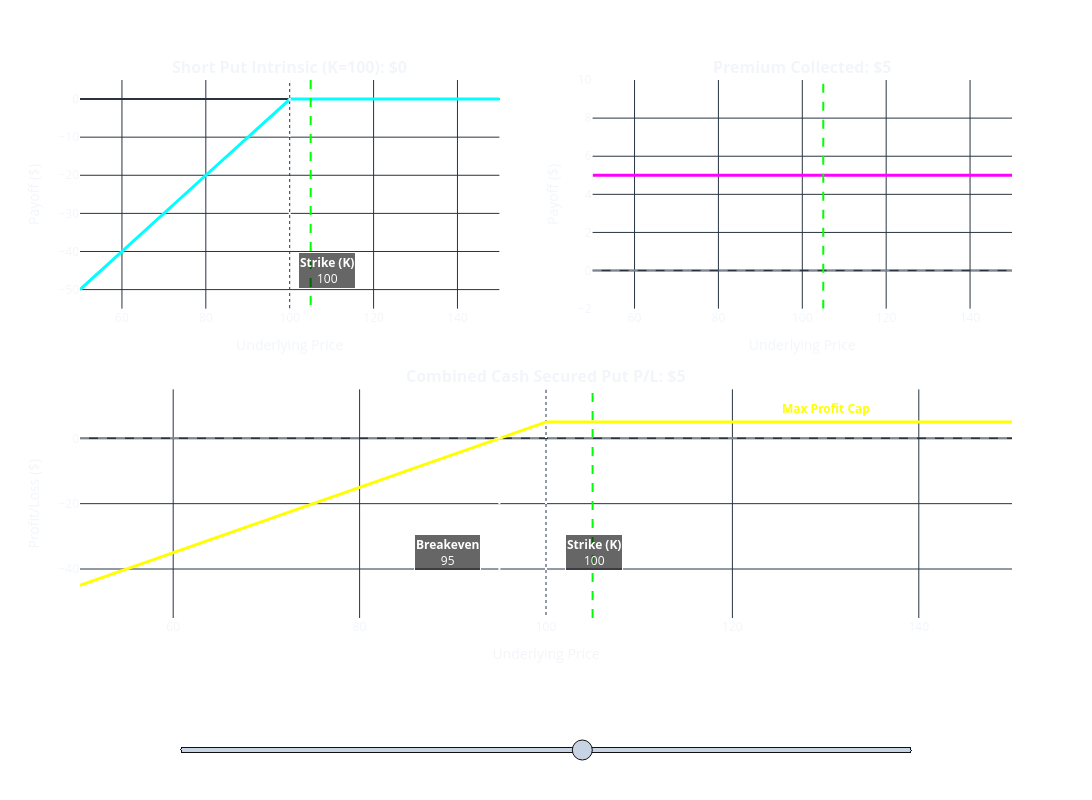

The code cell stored with this chart in its notebook:
### Markdown cell above
##### What if we sell a put and can cover the stock with cash?

##### There are effectively three situations you can find yourself in trading the cash secured put

### Code cell
import numpy as np
import plotly.graph_objects as go
from plotly.subplots import make_subplots

# ==========================================
# --- 1. DATA GENERATION & MATH SETUP ---
# ==========================================
K = 100       # Strike Price of Short Put
Premium = 5   # Premium collected for selling the Put
S = np.linspace(50, 150, 500)  # Range of Underlying Asset Prices

# Payoff Functions
short_put_intrinsic = -np.maximum(K - S, 0)
premium_payoff = np.full_like(S, Premium)  # Flat line, as premium is kept regardless
combined_payoff = short_put_intrinsic + premium_payoff

# Initial state for the slider
initial_S_T = 105  

# Initial Payoffs
init_sp_p = -max(K - initial_S_T, 0)
init_pr_p = Premium
init_cb_p = init_sp_p + init_pr_p

# Determine initial line colors (Green if profitable/neutral, Red if losing)
init_sp_color = "#00ff00" if init_sp_p >= 0 else "#ff0000"
init_pr_color = "#00ff00"  # Premium is always positive
init_cb_color = "#00ff00" if init_cb_p >= 0 else "#ff0000"

# ==========================================
# --- 2. FIGURE & TRACE INITIALIZATION ---
# ==========================================
fig = make_subplots(
    rows=2, cols=2, 
    specs=[[{"type": "xy"}, {"type": "xy"}],
           [{"colspan": 2, "type": "xy"}, None]], # Bottom plot spans both columns
    horizontal_spacing=0.10, vertical_spacing=0.15,
    subplot_titles=[
        f"<b>Short Put Intrinsic (K={K}): ${init_sp_p}</b>",     # annotations[0]
        f"<b>Premium Collected: ${init_pr_p}</b>",               # annotations[1]
        f"<b>Combined Cash Secured Put P/L: ${init_cb_p}</b>"    # annotations[2]
    ]
)

# Top Left: Short Put Intrinsic (Cyan)
fig.add_trace(go.Scatter(x=S, y=short_put_intrinsic, mode='lines', 
                         line=dict(color='#00ffff', width=3)), row=1, col=1)

# Top Right: Premium Collected (Magenta)
fig.add_trace(go.Scatter(x=S, y=premium_payoff, mode='lines', 
                         line=dict(color='#ff00ff', width=3)), row=1, col=2)

# Bottom: Combined Cash Secured Put (Yellow)
fig.add_trace(go.Scatter(x=S, y=combined_payoff, mode='lines', 
                         line=dict(color='#ffff00', width=3)), row=2, col=1)

# ==========================================
# --- 3. SHAPES (STATIC & DYNAMIC LINES) ---
# ==========================================
# Static Reference Lines
# Shape 0: Strike Price Line (Top Left - Short Put)
fig.add_shape(type="line", x0=K, y0=5, x1=K, y1=-55, line=dict(color="white", width=2, dash="dot"), row=1, col=1)
# Shape 1: Horizontal Zero Line (Top Right - Premium)
fig.add_shape(type="line", x0=50, y0=0, x1=150, y1=0, line=dict(color="rgba(255,255,255,0.4)", width=2, dash="dash"), row=1, col=2)

# Shape 2: Strike Price Line (Bottom - Combined)
fig.add_shape(type="line", x0=K, y0=-55, x1=K, y1=15, line=dict(color="white", width=2, dash="dot"), row=2, col=1)
# Shape 3: Breakeven Line (Bottom - Combined)
breakeven = K - Premium
fig.add_shape(type="line", x0=breakeven, y0=-55, x1=breakeven, y1=15, line=dict(color="white", width=2, dash="dot"), row=2, col=1)
# Shape 4: Horizontal Zero Line (Bottom - Combined)
fig.add_shape(type="line", x0=50, y0=0, x1=150, y1=0, line=dict(color="rgba(255,255,255,0.4)", width=2, dash="dash"), row=2, col=1)

# Dynamic Underlying Lines (Shapes 5-7)
# Shape 5: S_T (Top Left)
fig.add_shape(type="line", x0=initial_S_T, y0=5, x1=initial_S_T, y1=-55, line=dict(color=init_sp_color, width=2, dash="dash"), row=1, col=1) 
# Shape 6: S_T (Top Right)
fig.add_shape(type="line", x0=initial_S_T, y0=-2, x1=initial_S_T, y1=10, line=dict(color=init_pr_color, width=2, dash="dash"), row=1, col=2)   
# Shape 7: S_T (Bottom Combined)
fig.add_shape(type="line", x0=initial_S_T, y0=-55, x1=initial_S_T, y1=15, line=dict(color=init_cb_color, width=2, dash="dash"), row=2, col=1) 

# ==========================================
# --- 4. SLIDER LOGIC ---
# ==========================================
slider_steps = []

for st in range(50, 151):
    # Calculations
    sp_p = -max(K - st, 0)
    pr_p = Premium
    cb_p = sp_p + pr_p
    
    # Color mapping
    sp_color = "#00ff00" if sp_p >= 0 else "#ff0000"
    cb_color = "#00ff00" if cb_p >= 0 else "#ff0000"
    
    slider_steps.append(dict(
        method="relayout",
        args=[{
            # Update Dynamic Line Positions and Colors
            "shapes[5].x0": st, "shapes[5].x1": st, "shapes[5].line.color": sp_color,
            "shapes[6].x0": st, "shapes[6].x1": st,
            "shapes[7].x0": st, "shapes[7].x1": st, "shapes[7].line.color": cb_color,
            
            # Update Titles
            "annotations[0].text": f"<b>Short Put Intrinsic (K={K}): ${sp_p}</b>",
            "annotations[1].text": f"<b>Premium Collected: ${pr_p}</b>",
            "annotations[2].text": f"<b>Combined Cash Secured Put P/L: ${cb_p}</b>"
        }],
        label=str(st)
    ))

sliders = [dict(
    active=initial_S_T - 50,
    currentvalue={"prefix": "Underlying Price at Expiration ($): ", "font": {"color": "white"}},
    pad={"t": 30},
    x=0.1, y=-0.12, len=0.8, xanchor="left", yanchor="top",
    steps=slider_steps, font=dict(color="white")
)]

# ==========================================
# --- 5. LAYOUT & ANNOTATIONS ---
# ==========================================
fig.update_layout(
    height=800, width=1100,
    margin=dict(t=80, b=150),
    template="plotly_dark",
    plot_bgcolor='rgba(0,0,0,0)', paper_bgcolor='rgba(0,0,0,0)',
    showlegend=False,
    sliders=sliders
)

# Update Axes Ranges and Titles
fig.update_xaxes(title_text='Underlying Price', range=[50, 150])

# Custom Y-axis limits depending on the plot profile
fig.update_yaxes(title_text='Payoff ($)', range=[-55, 5], row=1, col=1)  # Short Put
fig.update_yaxes(title_text='Payoff ($)', range=[-2, 10], row=1, col=2)  # Premium
fig.update_yaxes(title_text='Profit/Loss ($)', range=[-55, 15], row=2, col=1) # Combined

# Informational Annotations
annotation_style = dict(font=dict(color="white"), bgcolor="rgba(0,0,0,0.6)", bordercolor="white", borderwidth=1, showarrow=False)

fig.add_annotation(text="<b>Strike (K)</b><br>100", row=1, col=1, x=K+2, y=-45, xanchor="left", **annotation_style)

# Bottom Chart Annotations
fig.add_annotation(text="<b>Strike (K)</b><br>100", row=2, col=1, x=K+2, y=-35, xanchor="left", **annotation_style)
fig.add_annotation(text=f"<b>Breakeven</b><br>{breakeven}", row=2, col=1, x=breakeven-2, y=-35, xanchor="right", **annotation_style)
fig.add_annotation(text="<b>Max Profit Cap</b>", row=2, col=1, x=130, y=Premium + 4, xanchor="center", font=dict(color="yellow"), showarrow=False)

fig.show()
